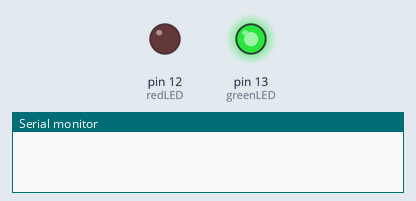
Recording of a program running on a simulated Arduino Mega 2560, built with avr-gcc and run on an emulated ATmega2560. Shown: output pins drawn as LEDs (lit = HIGH), the last lines printed to the serial monitor.

Above: at 0.5 s.
At 2.5 s:
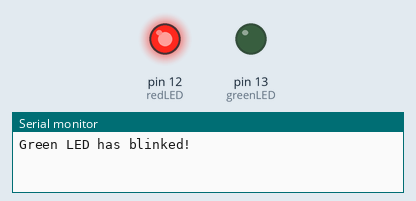
At 3.5 s:
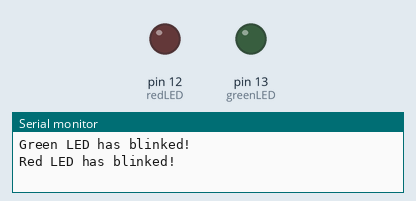
Timing chart, 0 to 5.2 s (numbered marks = the images above):
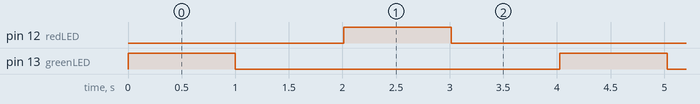

Measured:
- by itself, pin 12 (redLED), pin 13 (greenLED): alternates HIGH for 1.0 s and LOW for 3.0 s
- by itself, everything shown: repeats every 4.0 s, in 4 steps

The program:

main.cpp
```cpp
#include <Arduino.h>
#include <Arduino_FreeRTOS.h>
#include <semphr.h>  // add the FreeRTOS functions for Semaphores.

#define greenLED 13
#define redLED 12
#define tickTimeToWait 5
#define delayTime 1000

// Declare a binary Semaphore Handle which we will use to manage the Serial Port.
// It will be used to ensure only one Task is accessing this resource at any time.
SemaphoreHandle_t xSerialSemaphore;

// define two Tasks for DigitalRead & AnalogRead
void TaskGreenLEDBlink( void *pvParameters );
void TaskRedLEDBlink( void *pvParameters );

// the setup function runs once when you press reset or power the board
void setup() {

  // initialize serial communication at 9600 bits per second:
  Serial.begin(9600);

  while (!Serial) {
    ; // wait for serial port to connect. Needed for native USB, on LEONARDO, MICRO, YUN, and other 32u4 based boards.
  }

  // Semaphores are useful to stop a Task proceeding, where it should be paused to wait,
  // because it is sharing a resource, such as the Serial port.
  // Semaphores should only be used whilst the scheduler is running, but we can set it up here.
  if ( xSerialSemaphore == NULL )  // Check to confirm that the Serial Semaphore has not already been created.
  {
    xSerialSemaphore = xSemaphoreCreateBinary();
    if ( ( xSerialSemaphore ) != NULL )
      xSemaphoreGive( ( xSerialSemaphore ) );  // Make the Serial Port available for use, by "Giving" the Semaphore.
  }

  // Now set up two Tasks to run independently.
  xTaskCreate(
    TaskGreenLEDBlink
    ,  "GreenLEDBlink"  // A name just for humans
    ,  128  // This stack size can be checked & adjusted by reading the Stack Highwater
    ,  NULL //Parameters for the task
    ,  2  // Priority, with 3 (configMAX_PRIORITIES - 1) being the highest, and 0 being the lowest.
    ,  NULL ); //Task Handle

  xTaskCreate(
    TaskRedLEDBlink
    ,  "RedLEDBlink" // A name just for humans
    ,  128  // Stack size
    ,  NULL //Parameters for the task
    ,  1  // Priority
    ,  NULL ); //Task Handle

  // Now the Task scheduler, which takes over control of scheduling individual Tasks, is automatically started.
}

void loop()
{
  // Empty. Things are done in Tasks.
}

/*--------------------------------------------------*/
/*---------------------- Tasks ---------------------*/
/*--------------------------------------------------*/

void TaskGreenLEDBlink( void *pvParameters __attribute__((unused)) )  // This is a Task.
{
  // make the green LED pin an input:
  pinMode(greenLED, OUTPUT);

  for (;;) // A Task shall never return or exit.
  {
    // See if we can obtain or "Take" the Serial Semaphore.
    // If the semaphore is not available, wait 5 ticks of the Scheduler to see if it becomes free.
    if ( xSemaphoreTake( xSerialSemaphore, ( TickType_t ) tickTimeToWait ) == pdTRUE )
    {

      // Make the LED blink for 1s, then wait 1s before "giving" semaphore away.
      digitalWrite(greenLED, HIGH);
      delay(delayTime);
      digitalWrite(greenLED, LOW);
      Serial.println("Green LED has blinked!");
      delay(delayTime);

      xSemaphoreGive( xSerialSemaphore ); // Now free or "Give" the Serial Port for others.
    }

    vTaskDelay(1);  // one tick delay (15ms) in between reads for stability
  }
}

void TaskRedLEDBlink( void *pvParameters __attribute__((unused)) )  // This is a Task.
{
  // make the red LED pin an input:
  pinMode(redLED, OUTPUT);

  for (;;) // A Task shall never return or exit.
  {
    // See if we can obtain or "Take" the Serial Semaphore.
    // If the semaphore is not available, wait 5 ticks of the Scheduler to see if it becomes free.
    if ( xSemaphoreTake( xSerialSemaphore, ( TickType_t ) tickTimeToWait ) == pdTRUE )
    {
      // Make the LED blink for 1s, then wait 1s before "giving" semaphore away.
      digitalWrite(redLED, HIGH);
      delay(delayTime);
      digitalWrite(redLED, LOW);
      Serial.println("Red LED has blinked!");
      delay(delayTime);

      xSemaphoreGive( xSerialSemaphore ); // Now free or "Give" the Serial Port for others.
    }

    vTaskDelay(1);  // one tick delay (15ms) in between reads for stability
  }
}
```
